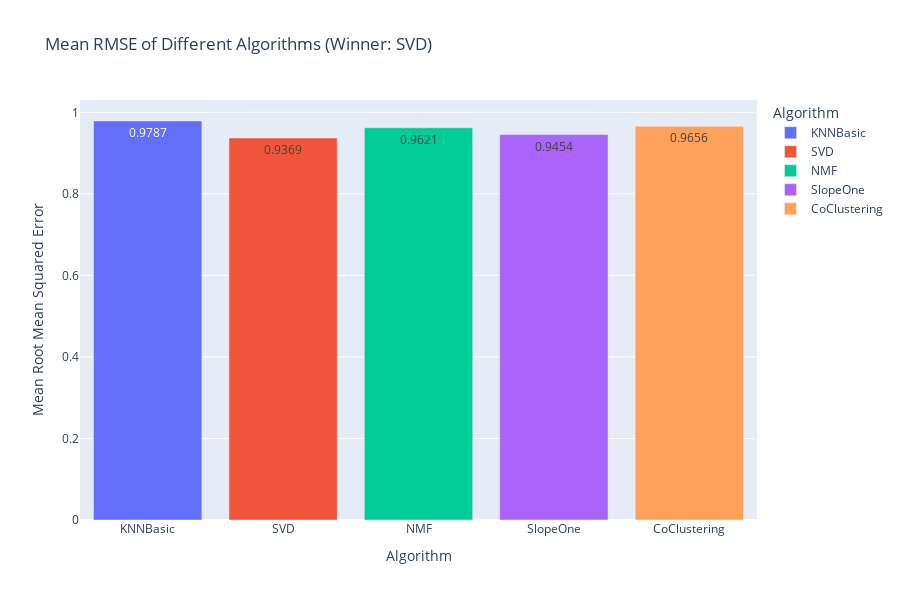

Notebook source saved alongside this figure:
### Code cell
winner = mean_rmse.loc[mean_rmse['RMSE'].idxmin()]['Algorithm']
fig = px.bar(mean_rmse, x='Algorithm', y='RMSE', color='Algorithm', title=f'Mean RMSE of Different Algorithms (Winner: {winner})',
             labels={'Algorithm': 'Algorithm', 'RMSE': 'Mean Root Mean Squared Error'},
             height=600)
fig.update_traces(texttemplate='%{y:.4f}')
pio.write_image(fig, "mean_rmse.png", width=1200, height=800, scale=2)
fig.show()

### Figure 1 — Plotly figure (JSON) as saved in the notebook; plotly's stock layout.template omitted (floating-point values rounded to 4 significant figures)
{"data": [{"alignmentgroup": "True", "hovertemplate": "Algorithm=%{x}<br>Mean Root Mean Squared Error=%{y}<extra></extra>", "legendgroup": "KNNBasic", "marker": {"color": "#636efa", "pattern": {"shape": ""}}, "name": "KNNBasic", "offsetgroup": "KNNBasic", "orientation": "v", "showlegend": true, "textposition": "auto", "texttemplate": "%{y:.4f}", "type": "bar", "x": ["KNNBasic"], "xaxis": "x", "y": [0.9787], "yaxis": "y"}, {"alignmentgroup": "True", "hovertemplate": "Algorithm=%{x}<br>Mean Root Mean Squared Error=%{y}<extra></extra>", "legendgroup": "SVD", "marker": {"color": "#EF553B", "pattern": {"shape": ""}}, "name": "SVD", "offsetgroup": "SVD", "orientation": "v", "showlegend": true, "textposition": "auto", "texttemplate": "%{y:.4f}", "type": "bar", "x": ["SVD"], "xaxis": "x", "y": [0.9369], "yaxis": "y"}, {"alignmentgroup": "True", "hovertemplate": "Algorithm=%{x}<br>Mean Root Mean Squared Error=%{y}<extra></extra>", "legendgroup": "NMF", "marker": {"color": "#00cc96", "pattern": {"shape": ""}}, "name": "NMF", "offsetgroup": "NMF", "orientation": "v", "showlegend": true, "textposition": "auto", "texttemplate": "%{y:.4f}", "type": "bar", "x": ["NMF"], "xaxis": "x", "y": [0.9621], "yaxis": "y"}, {"alignmentgroup": "True", "hovertemplate": "Algorithm=%{x}<br>Mean Root Mean Squared Error=%{y}<extra></extra>", "legendgroup": "SlopeOne", "marker": {"color": "#ab63fa", "pattern": {"shape": ""}}, "name": "SlopeOne", "offsetgroup": "SlopeOne", "orientation": "v", "showlegend": true, "textposition": "auto", "texttemplate": "%{y:.4f}", "type": "bar", "x": ["SlopeOne"], "xaxis": "x", "y": [0.9454], "yaxis": "y"}, {"alignmentgroup": "True", "hovertemplate": "Algorithm=%{x}<br>Mean Root Mean Squared Error=%{y}<extra></extra>", "legendgroup": "CoClustering", "marker": {"color": "#FFA15A", "pattern": {"shape": ""}}, "name": "CoClustering", "offsetgroup": "CoClustering", "orientation": "v", "showlegend": true, "textposition": "auto", "texttemplate": "%{y:.4f}", "type": "bar", "x": ["CoClustering"], "xaxis": "x", "y": [0.9656], "yaxis": "y"}], "layout": {"barmode": "relative", "height": 600, "legend": {"title": {"text": "Algorithm"}, "tracegroupgap": 0}, "title": {"text": "Mean RMSE of Different Algorithms (Winner: SVD)"}, "xaxis": {"anchor": "y", "categoryarray": ["KNNBasic", "SVD", "NMF", "SlopeOne", "CoClustering"], "categoryorder": "array", "domain": [0, 1], "title": {"text": "Algorithm"}}, "yaxis": {"anchor": "x", "domain": [0, 1], "title": {"text": "Mean Root Mean Squared Error"}}}}
